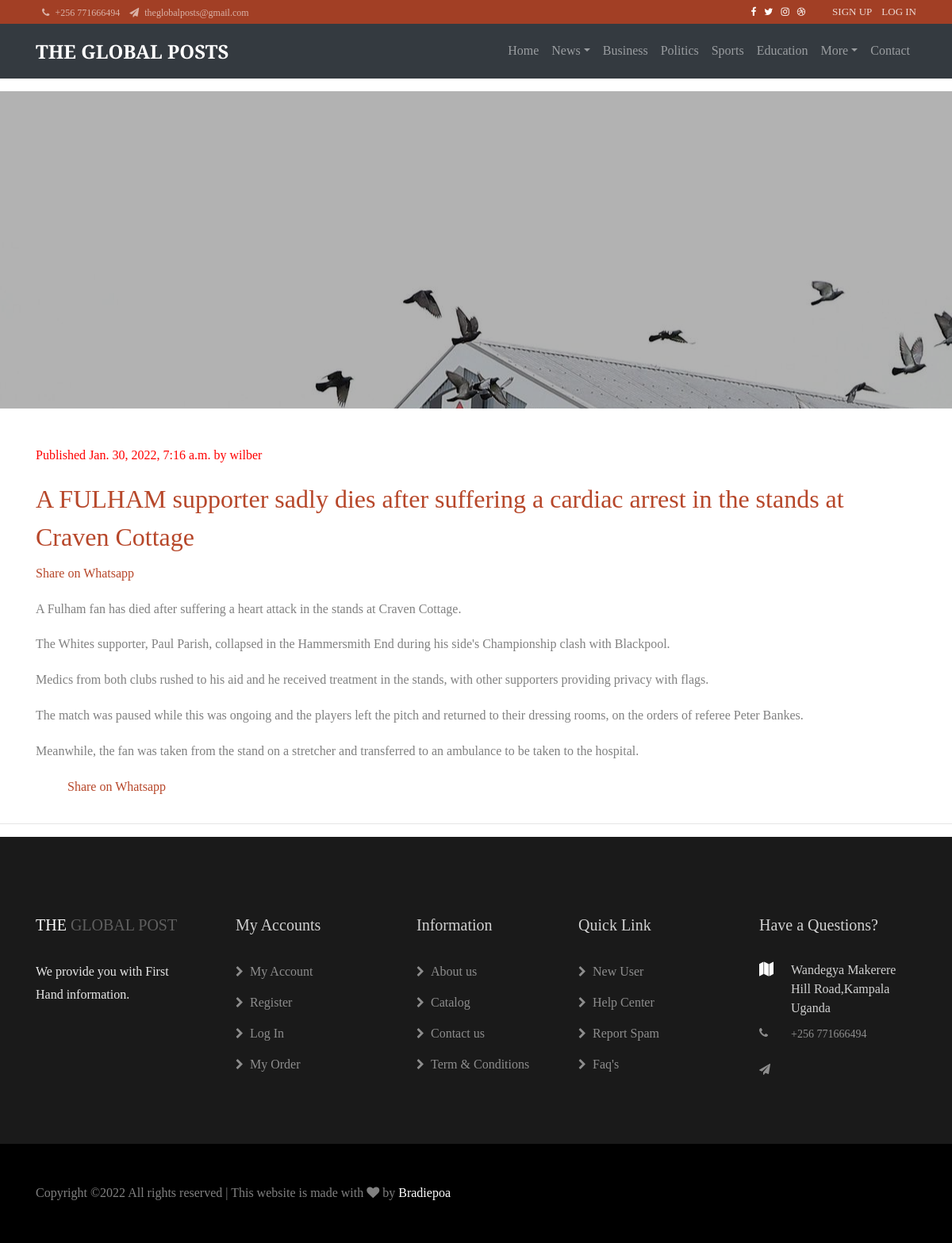
The app's page /details/151/ with its own data.
### mainweb/models.py (models this page shows, shortened)
class Post(models.Model):
	STATUS_CHIOCES = (
		('draft','Draft'),
		('published','Published'),
		)
	title = models.CharField(max_length=250)
	slug = models.SlugField(max_length=250, unique_for_date='publish')
	author = models.ForeignKey(User, on_delete=models.CASCADE, related_name='blog_posts')
	category = models.ForeignKey(Category,on_delete=models.SET_NULL, null=True,blank=True )
	img = models.ImageField(upload_to='media/news/', blank=True, null=True)
	body =models.TextField()
	publish = models.DateTimeField(default=timezone.now)
	created = models.DateField(auto_now_add=True)
	updated = models.DateTimeField(auto_now=True)
	status = models.CharField(max_length=10,choices=STATUS_CHIOCES, default='published ')
	viewers = models.IntegerField(default=1, null=True)
	objects =models.Manager()
	published = PublishedManager()
	class Meta:
		ordering = ('-publish',)
	@property
	def imgURL(self):
		try:
			url = self.img.url
		except:
			url =''
		return url

### mainweb/views.py (the view)
# urls.py: path('details/<str:pk_details>/', views.post_detail, name="details"),
def post_detail(request,pk_details):
	object_list = Post.published.get(id=pk_details)
	try:
	    object_list.viewers = object_list.viewers + 1
	    object_list.save()
	except:
	    redirect(reverse('mainweb:homepage'))
	context = {'object_list':object_list}
	return render(request, 'mainweb/details.html',context)

### mainweb/templates/mainweb/details.html (shortened to what this page needs)
{% extends 'mainweb/base.html' %}
{% load static %}
{% block content %}
<section class="hero-wrap hero-wrap-2 mt-3" style="background-image: url({{ object_list.imgURL }});" data-stellar-background-ratio="0.5">
  <div class="overlay"></div>
  <div class="container">
    <div class="row no-gutters slider-text align-items-end justify-content-center">
    </div>
  </div>
</section><br/>
<section class="blog_area section-padding pt-3">
<div class="container">
    <div class="row">
        <div class="col-lg-12 mb-5 mb-lg-0">
            <div class="blog_left_sidebar">
                <article class="blog_item">
                    <div class="blog_item_img">
                         <p style="color: red" class="blog_item_date">Published {{ object_list.publish }}  by {{ object_list.author }}</p>
                    </div>
                    <div class="blog_details">
                     <h2> <a class="d-inline-block" href="">
                        {{ object_list.title }}
                    </a>
                    </h2>
                        <a href="whatsapp://send?text=http://www.theglobalposts.com/details/{{ object_list.id }}" data-action="share/whatsapp/share" target="_blank">Share on Whatsapp</a>
                        <p class="text-justify">{{ object_list.body|linebreaks }}</p>
                        <ul class="blog-info-link">
                            <a href="whatsapp://send?text=http://www.theglobalposts.com/details/{{ object_list.id }}" data-action="share/whatsapp/share" target="_blank">Share on Whatsapp</a>
                        </ul>
                    </div>
                </article>
            </div>
        </div>
    </div>
</div>
</section>
{% endblock content %}

### records on screen
Post: imgURL (picture), publish "Jan. 30, 2022, 7:16 a.m.", author "wilber", title "A FULHAM supporter sadly dies after suffering a cardiac arrest in the stands at Craven Cottage", body "A Fulham fan has died after suffering a heart attack in the stands at Craven Cottage. The Whites supporter, Paul Parish, collapsed in the Hammersmith End during his side's Championship clash with Blackpool. Medics from both clubs rushed to his aid and he received treatment in the stands, with other supporters providing privacy with flags. The match was paused while this was ongoing and the players left the pitch and returned to their dressing rooms, on the orders of referee Peter Bankes. Meanwhile, the fan was taken from the stand on a stretcher and transferred to an ambulance to be taken to the hospital."
